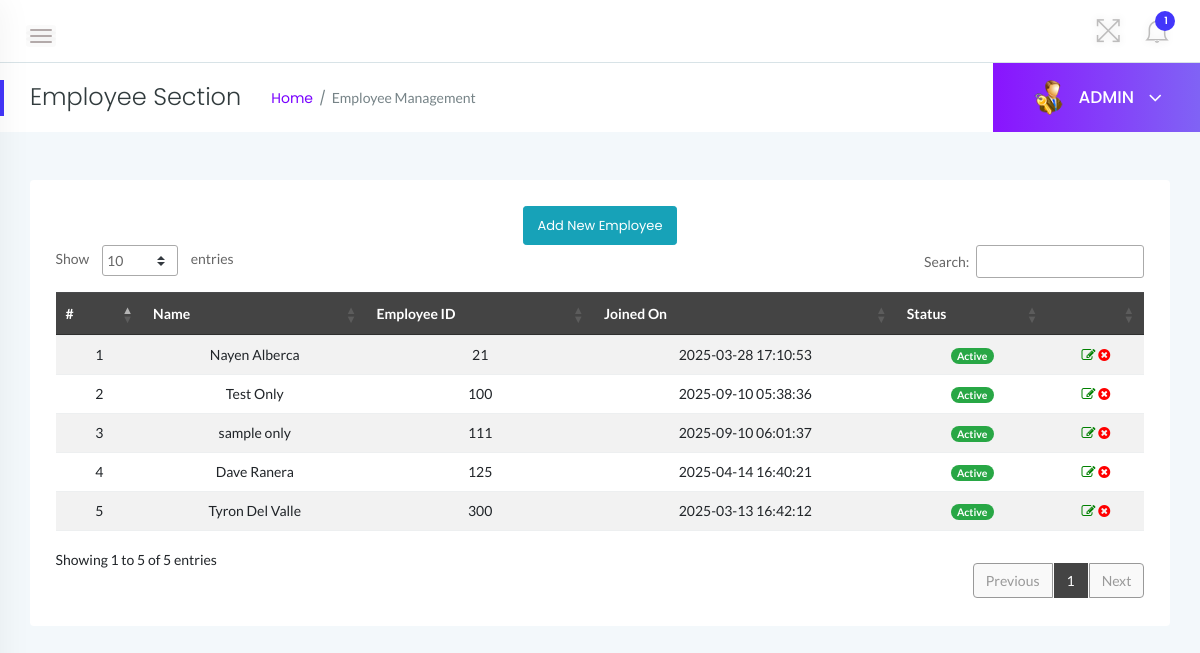
Screenshot of /admin/employees.php (signed in) with the database file from the repository.
### tables this page shows
CREATE TABLE `tblemployees` (
  `id` int(11) NOT NULL,
  `EmpId` varchar(100) NOT NULL,
  `FirstName` varchar(150) NOT NULL,
  `LastName` varchar(150) NOT NULL,
  `EmailId` varchar(200) NOT NULL,
  `Password` varchar(180) NOT NULL,
  `Gender` varchar(100) NOT NULL,
  `Dob` varchar(100) NOT NULL,
  `Address` varchar(255) NOT NULL,
  `ProfilePic` varchar(255) DEFAULT NULL,
  `Phonenumber` char(11) NOT NULL,
  `Status` int(1) NOT NULL,
  `RegDate` timestamp NOT NULL DEFAULT current_timestamp()
);

### admin/employees.php (the view, shortened to what this page needs)
<?php
    if(strlen($_SESSION['alogin'])==0){
    header('location:index.php');
    } else {
 ?>
<!doctype html>
<html class="no-js" lang="en">
<head>
    <link rel="stylesheet" href="../assets/css/bootstrap.min.css">
    <link rel="stylesheet" href="../assets/css/font-awesome.min.css">
    <link rel="stylesheet" href="../assets/css/themify-icons.css">
    <link rel="stylesheet" href="../assets/css/metisMenu.css">
    <link rel="stylesheet" href="../assets/css/owl.carousel.min.css">
    <link rel="stylesheet" href="../assets/css/slicknav.min.css">
    <link rel="stylesheet" href="https://www.amcharts.com/lib/3/plugins/export/export.css" type="text/css" media="all" />
    <link rel="stylesheet" type="text/css" href="https://cdn.datatables.net/1.10.19/css/jquery.dataTables.css">
    <link rel="stylesheet" type="text/css" href="https://cdn.datatables.net/1.10.18/css/dataTables.bootstrap4.min.css">
    <link rel="stylesheet" type="text/css" href="https://cdn.datatables.net/responsive/2.2.3/css/responsive.bootstrap.min.css">
    <link rel="stylesheet" type="text/css" href="https://cdn.datatables.net/responsive/2.2.3/css/responsive.jqueryui.min.css">
    <link rel="stylesheet" href="../assets/css/typography.css">
    <link rel="stylesheet" href="../assets/css/default-css.css">
    <link rel="stylesheet" href="../assets/css/styles.css">
    <link rel="stylesheet" href="../assets/css/responsive.css">
</head>
<body>
    <div class="page-container">
        <div class="main-content">
            <div class="header-area">
                <div class="row align-items-center">
                    <div class="col-md-6 col-sm-8 clearfix">
                        <div class="nav-btn pull-left">
                            <span></span>
                            <span></span>
                            <span></span>
                        </div>
                    </div>
                    <div class="col-md-6 col-sm-4 clearfix">
                        <ul class="notification-area pull-right">
                            <li id="full-view"><i class="ti-fullscreen"></i></li>
                            <?php include '../includes/admin-notification.php'?>
                        </ul>
                    </div>
                </div>
            </div>
            <div class="page-title-area">
                <div class="row align-items-center">
                    <div class="col-sm-6">
                        <div class="breadcrumbs-area clearfix">
                            <h4 class="page-title pull-left">Employee Section</h4>
                            <ul class="breadcrumbs pull-left">
                                <li><a href="dashboard.php">Home</a></li>
                                <li><span>Employee Management</span></li>
                            </ul>
                        </div>
                    </div>
                    <div class="col-sm-6 clearfix">
                        <div class="user-profile pull-right">
                            <img class="avatar user-thumb" src="../assets/images/admin.png" alt="avatar">
                            <h4 class="user-name dropdown-toggle" data-toggle="dropdown">ADMIN <i class="fa fa-angle-down"></i></h4>
                        </div>
                    </div>
                </div>
            </div>
            <div class="main-content-inner">
                <div class="row">
                    <div class="col-12 mt-5">
                        <div class="card">
                            <div class="card-body">
                                <div class="data-tables datatable-dark">
                                <center><a href="add-employee.php" class="btn btn-sm btn-info">Add New Employee</a></center>
                                    <table id="dataTable3" class="table table-hover table-striped text-center">
                                        <thead class="text-capitalize">
                                            <tr>
                                                <th>#</th>
                                                <th>Name</th>
                                                <th>Employee ID</th>
                                                <th>Joined On</th>
                                                <th>Status</th>
                                                <th></th>
                                            </tr>
                                        </thead>
                                        <tbody>
                                    <?php
                                    $sql = "SELECT EmpId,FirstName,LastName,Status,RegDate,id from  tblemployees";
                                    $query = $dbh -> prepare($sql);
                                    $query->execute();
                                    $results=$query->fetchAll(PDO::FETCH_OBJ);
                                    $cnt=1;
                                    if($query->rowCount() > 0)
                                    {
                                    foreach($results as $result)
                                    {               ?>
                                        <tr>
                                            <td> <?php echo htmlentities($cnt);?></td>
                                            <td><?php echo htmlentities($result->FirstName);?>&nbsp;<?php echo htmlentities($result->LastName);?></td>
                                            <td><?php echo htmlentities($result->EmpId);?></td>
                                             <td><?php echo htmlentities($result->RegDate);?></td>
                                             <td><?php $stats=$result->Status;
                                            if($stats){
                                             ?>
                                                 <span class="badge badge-pill badge-success">Active</span>
                                                 <?php } else { ?>
                                                 <span class="badge badge-pill badge-danger">Inactive</span>
                                                 <?php } ?>
                                             </td>
                                            <td><a href="update-employee.php?empid=<?php echo htmlentities($result->id);?>"><i class="fa fa-edit" style="color:green"></i></a>
                                        <?php if($result->Status==1)
                                        {?>
                                        <a href="employees.php?inid=<?php echo htmlentities($result->id);?>" onclick="return confirm('Are you sure you want to inactive this employee?');"" > <i class="fa fa-times-circle" style="color:red" title="Inactive"></i>
                                        <?php } else {?>
                                            <a href="employees.php?id=<?php echo htmlentities($result->id);?>" onclick="return confirm('Are you sure you want to active this employee?');""><i class="fa fa-check" style="color:green" title="Active"></i>
                                            <?php } ?> </td>
                                        </tr>
                                         <?php $cnt++;} }?>
                                    </tbody>
                                    </table>
                                </div>
                            </div>
                        </div>
                    </div>
                </div>
                </div>
            </div>
        </div>
</body>
</html>
<?php } ?>

### assets/css/styles.css (style rules this page uses)
.page-container { width: 100%; height: 100%; min-height: 100vh; padding-left: 280px; -webkit-transition: padding-left 0.3s ease 0s; transition: padding-left 0.3s ease 0s; }
.sbar_collapsed.page-container { padding-left: 0; }
.card { border: none; border-radius: 4px; background-color: #fff; -webkit-transition: all 0.3s ease 0s; transition: all 0.3s ease 0s; }
.card-body { padding: 25.6px; padding: 1.6rem; }
.main-content { width: 100%; background: #f3f8fb; }
.main-content-inner { padding: 0 30px 50px; }
.header-area { padding: 15px 30px; background: #fff; border-bottom: 1px solid #d8e3e7; }
.nav-btn { margin: 10px 30px 0 0; cursor: pointer; }
.nav-btn span { display: block; width: 22px; height: 2px; background: #b3aaaa; margin: 4px 0; border-radius: 15px; -webkit-transition: all 0.3s ease 0s; transition: all 0.3s ease 0s; box-shadow: 0 0 0 4px rgba(99, 96, 96, 0.03); }
.nav-btn span:nth-child(2) { opacity: 0; }
.nav-btn span:first-child { -webkit-transform: rotate(45deg) translate(5px, 5px); transform: rotate(45deg) translate(5px, 5px); }
.nav-btn span:last-child { -webkit-transform: rotate(-45deg) translate(3px, -3px); transform: rotate(-45deg) translate(3px, -3px); }
.sbar_collapsed .nav-btn span { transform: none; opacity: 1; }
.notification-area { -webkit-user-select: none; -moz-user-select: none; -ms-user-select: none; user-select: none; position: relative; z-index: 1; }
.notification-area li { display: inline-block; margin-left: 20px; cursor: pointer; -webkit-user-select: none; -moz-user-select: none; -ms-user-select: none; user-select: none; }
.notification-area li > i { font-size: 26px; color: #bdbcbc; vertical-align: middle; text-shadow: 0 0 8px rgba(0, 0, 0, 0.12); -webkit-transition: color 0.3s ease 0s; transition: color 0.3s ease 0s; }
.notification-area li#full-view { display: inline-block; }
.page-title-area { padding: 0 30px; background: #fff; position: relative; }
.page-title-area:before { content: ""; position: absolute; left: 0; top: 50%; width: 4px; height: 36px; background: var(--primary-color); -webkit-transform: translateY(-50%); transform: translateY(-50%); }
.page-title { font-size: 24px; font-weight: 300; color: #313b3d; letter-spacing: 0; margin-right: 30px; }
ul.breadcrumbs { margin-top: 4px; }
.breadcrumbs li { display: inline-block; }
.breadcrumbs li a, .breadcrumbs li span { display: block; font-size: 14px; font-weight: 400; color: #7801ff; letter-spacing: 0; margin-right: 16px; position: relative; }
.breadcrumbs li a:before { content: "/"; color: #768387; position: absolute; right: -13px; top: 0; }
.breadcrumbs li span { margin-right: 0; color: #768387; text-transform: capitalize; }
.user-profile { margin-right: -30px; display: -webkit-box; display: -ms-flexbox; display: flex; -webkit-box-align: center; -ms-flex-align: center; align-items: center; -ms-flex-wrap: wrap; flex-wrap: wrap; background: -webkit-linear-gradient(left, #8914fe 0%, #8063f5 100%); background: linear-gradient(to right, #8914fe 0%, #8063f5 100%); padding: 17px 38px; position: relative; }
.user-profile img.avatar { height: 35px; width: 35px; border-radius: 50%; margin-right: 12px; }
.user-name { font-size: 17px; font-weight: 500; color: #fff; letter-spacing: 0; cursor: pointer; -webkit-user-select: none; -moz-user-select: none; -ms-user-select: none; user-select: none; }
.user-name i { margin-left: 10px; font-size: 21px; vertical-align: middle; position: relative; }
.notification-area .dropdown-toggle, .user-name.dropdown-toggle { position: relative; }
.notification-area .dropdown-toggle:after, .user-name.dropdown-toggle:after { display: none; }
.btn { padding: 11px 17px; font-size: 13px; letter-spacing: 0; }
.btn-sm { padding: 9px 14px; }
table tr th { border-bottom: none; }
table tr th, table tr td { border-top: 1px solid rgba(120, 130, 140, 0.13) !important; }
table.dataTable.no-footer { border-bottom: 1px solid rgba(120, 130, 140, 0.13) !important; }
table.dataTable thead th, table.dataTable thead td { border-bottom-color: transparent; }
.datatable-dark thead { background: #444; color: #fff; }

### rows the page displays
tblemployees: FirstName "Nayen", LastName "Alberca", EmpId "21", RegDate "2025-03-28 17:10:53", Status "Active"
tblemployees: FirstName "Test", LastName "Only", EmpId "100", RegDate "2025-09-10 05:38:36", Status "Active"
tblemployees: FirstName "sample", LastName "only", EmpId "111", RegDate "2025-09-10 06:01:37", Status "Active"
tblemployees: FirstName "Dave", LastName "Ranera", EmpId "125", RegDate "2025-04-14 16:40:21", Status "Active"
tblemployees: FirstName "Tyron", LastName "Del Valle", EmpId "300", RegDate "2025-03-13 16:42:12", Status "Active"

### other values shown
$unreadcount "1"
